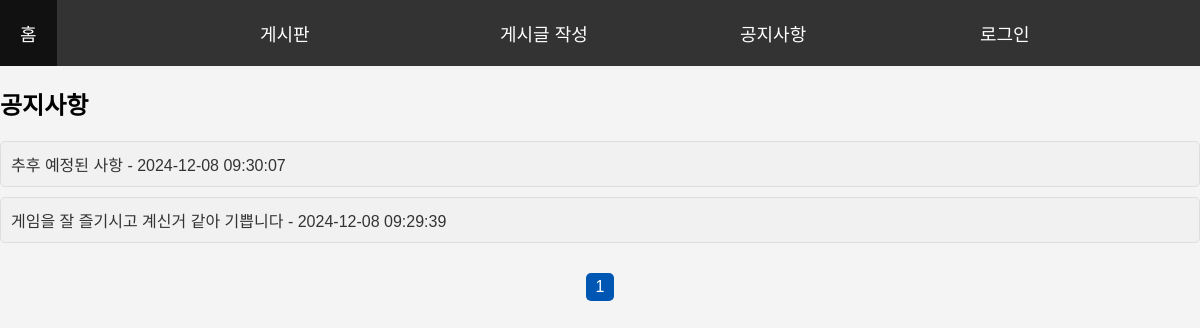
/기말과제/info.php, run on the app's committed database.
### tables this page shows
CREATE TABLE `posts` (
  `post_id` int(11) NOT NULL,
  `title` varchar(255) NOT NULL,
  `content` text NOT NULL,
  `user_id` int(11) DEFAULT NULL,
  `created_at` timestamp NOT NULL DEFAULT current_timestamp(),
  `updated_at` timestamp NOT NULL DEFAULT current_timestamp() ON UPDATE current_timestamp(),
  `is_announcement` tinyint(1) DEFAULT 0,
  `score` int(11) NOT NULL,
  `game_name` varchar(255) NOT NULL
);

### 기말과제/info.php (the view, shortened to what this page needs)
<?php
include('db.php');
$limit = 5;
$page = isset($_GET['page']) ? (int)$_GET['page'] : 1;
$offset = ($page - 1) * $limit;
$sql = "SELECT * FROM posts WHERE is_announcement = 1 ORDER BY created_at DESC LIMIT ?, ?";
$stmt = $conn->prepare($sql);
$stmt->bind_param("ii", $offset, $limit);
$stmt->execute();
$result = $stmt->get_result();
$sql_count = "SELECT COUNT(*) AS total FROM posts WHERE is_announcement = 1";
$result_count = $conn->query($sql_count);
$total_anns = $result_count->fetch_assoc()['total'];
$total_pages = ceil($total_anns / $limit);
?>
<!DOCTYPE html>
<html lang="ko">
<head>
    <link rel="stylesheet" href="commu.css">
</head>
<body>
    <ul id="navbar" style="display:flex;">
        <li><a href="index.php">홈</a></li>
        <li><a href="commu.php">게시판</a></li>
        <li><a href="write_post.php">게시글 작성</a></li>
        <li><a href="info.php">공지사항</a></li>
        <?php if (isset($_SESSION['username'])): ?>
            <li><a href="logout.php">로그아웃</a></li>
        <?php else: ?>
            <li><a href="login.php">로그인</a></li>
        <?php endif; ?>
    </ul>
    <div class="notice-container">
        <h2>공지사항</h2>
        <?php if ($result->num_rows > 0): ?>
            <?php while ($notice = $result->fetch_assoc()): ?>
                <div class="notice-item">
                    <a href="view_post.php?post_id=<?= $notice['post_id'] ?>"><?= htmlspecialchars($notice['title']) ?> - <?= htmlspecialchars($notice['created_at']) ?></a>
                </div>
            <?php endwhile; ?>
        <?php else: ?>
            <p>등록된 공지사항이 없습니다.</p>
        <?php endif; ?>
        <div class="pagination">
            <?php for ($i = 1; $i <= $total_pages; $i++): ?>
                <a href="info.php?page=<?= $i ?>" <?= ($i == $page) ? 'style="background-color:#0056b3;"' : '' ?>><?= $i ?></a>
            <?php endfor; ?>
        </div>
    </div>
</body>
</html>

### 기말과제/commu.css (style rules this page uses)
body, html { margin: 0; padding: 0; height: 100%; }
body { font-family: Arial, sans-serif; background-color: #f4f4f4; display: flex; flex-direction: column; }
ul { z-index: 1; list-style-type: none; margin: 0; padding: 0; overflow: flex; background-color: #333; position: sticky; top: 0; display: table-row; align-items: center; }
li { position: relative; display: flex; align-items: stretch; height: 100%; flex: 1; }
li a { font-size: 18px; display: block; color: white; padding: 20px 20px; text-decoration: none; align-items: center; justify-content: center; }

### 기말과제/info.php (style rules this page uses)
.notice-container { display: flex; flex-direction: column; margin-bottom: 50px; }
.notice-item { margin-bottom: 10px; padding: 10px; background-color: #f1f1f1; border: 1px solid #ddd; border-radius: 5px; }
.notice-item a { text-decoration: none; color: #333; }
.pagination { display: flex; justify-content: center; margin-top: 20px; }
.pagination a { padding: 5px 10px; margin: 0 5px; text-decoration: none; background-color: #007bff; color: white; border-radius: 5px; }

### data on the page
posts: title "추후 예정된 사항", created_at "2024-12-08 09:30:07"
posts: title "게임을 잘 즐기시고 계신거 같아 기쁩니다", created_at "2024-12-08 09:29:39"
